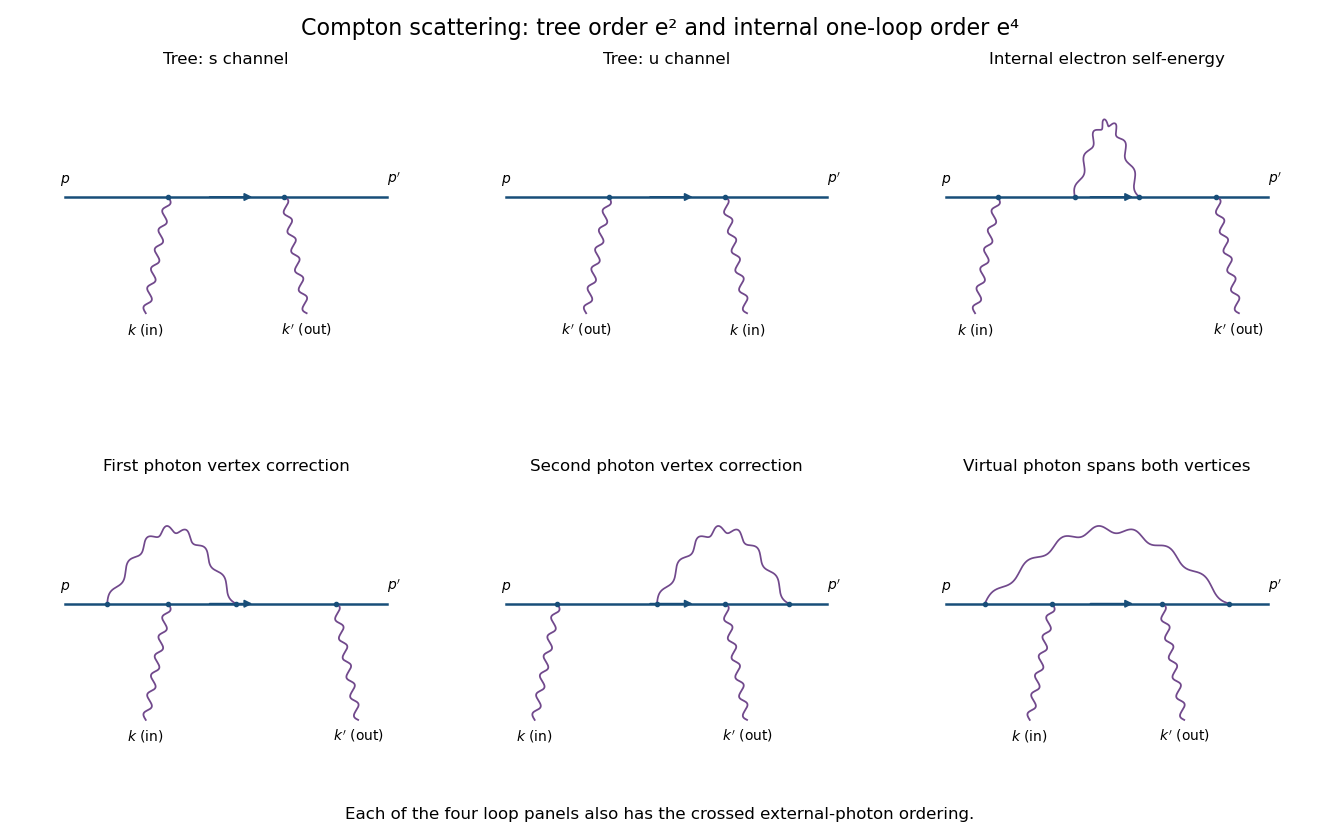

Write the Python code that produced this figure.
"""Original diagram sketches. Python 3.14, NumPy and Matplotlib from root pyproject."""
from pathlib import Path
import numpy as np
import matplotlib
matplotlib.use("Agg")
import matplotlib.pyplot as plt
from matplotlib.patches import FancyArrowPatch

BLUE="#184e79"
PURPLE="#71498c"
RED="#b13333"

def line(ax,p,q,arrow=True):
    ax.plot([p[0],q[0]],[p[1],q[1]],color=BLUE,lw=1.8)
    if arrow:
        p,q=np.asarray(p),np.asarray(q)
        a=p+.44*(q-p);b=p+.59*(q-p)
        ax.add_patch(FancyArrowPatch(a,b,arrowstyle="-|>",mutation_scale=11,
                                    color=BLUE,linewidth=1.3))

def wave(ax,p,q,cycles=6):
    p,q=np.array(p,float),np.array(q,float)
    d=q-p;n=np.array([-d[1],d[0]])/np.linalg.norm(d)
    t=np.linspace(0,1,260)
    pts=p[:,None]+d[:,None]*t+n[:,None]*(.052*np.sin(cycles*2*np.pi*t))
    ax.plot(pts[0],pts[1],color=PURPLE,lw=1.3)

def arch(ax,a,b,h=.86):
    t=np.linspace(0,1,300)
    dx=b-a
    x=a+dx*t;y=h*np.sin(np.pi*t)
    tangent=np.array([np.full_like(t,dx),h*np.pi*np.cos(np.pi*t)])
    norm=np.array([-tangent[1],tangent[0]])/np.sqrt(np.sum(tangent*tangent,axis=0))
    x,y=np.array([x,y])+norm*(.042*np.sin(14*np.pi*t))
    ax.plot(x,y,color=PURPLE,lw=1.25)
    ax.plot([a,b],[0,0],"o",color=BLUE,ms=3)

def electron(ax,y=0):
    line(ax,(0,y),(5,y))
    ax.text(-.08,y+.16,r"$p$",fontsize=10)
    ax.text(5.0,y+.16,r"$p'$",fontsize=10)

def photons(ax,a,b,crossed=False,bubble=False):
    labels=[r"$k'$ (out)",r"$k$ (in)"] if crossed else [r"$k$ (in)",r"$k'$ (out)"]
    lower=[(a-.35,-1.34),(b+.35,-1.34)]
    for i,(x,lo) in enumerate(zip([a,b],lower)):
        if bubble and i==0:
            cx=x-.35;cy=-.82;rx=.33;ry=.28
            wave(ax,(cx,-1.34),(cx,cy-ry),3)
            ts=np.linspace(0,2*np.pi,160)
            ax.plot(cx+rx*np.cos(ts),cy+ry*np.sin(ts),color=BLUE,lw=1.5)
            t0=2.4;t1=2.8
            p=(cx+rx*np.cos(t0),cy+ry*np.sin(t0))
            q=(cx+rx*np.cos(t1),cy+ry*np.sin(t1))
            ax.add_patch(FancyArrowPatch(p,q,arrowstyle="-|>",mutation_scale=10,color=BLUE))
            for yy in [cy-ry,cy+ry]:ax.plot([cx],[yy],"o",color=BLUE,ms=3)
            wave(ax,(cx,cy+ry),(x,0),3)
        else:wave(ax,lo,(x,0))
        ax.plot([x],[0],"o",color=BLUE,ms=3)
        ax.text(lo[0],-1.58,labels[i],ha="center",fontsize=10)

def cross(ax,x,y=0):
    ax.plot([x-.11,x+.11],[y-.11,y+.11],color=RED,lw=1.8)
    ax.plot([x-.11,x+.11],[y+.11,y-.11],color=RED,lw=1.8)

def panel(ax,title):
    ax.set_xlim(-.4,5.4);ax.set_ylim(-1.95,1.4);ax.axis("off")
    ax.set_title(title,fontsize=12,pad=8)

def main():
    fig,axs=plt.subplots(2,3,figsize=(13.2,8.4),dpi=100,facecolor="white")
    spec=[("Tree: s channel",1.6,3.4,None,False),
          ("Tree: u channel",1.6,3.4,None,True),
          ("Internal electron self-energy",.8,4.2,(2.0,3.0),False),
          ("First photon vertex correction",1.6,4.2,(.65,2.65),False),
          ("Second photon vertex correction",.8,3.4,(2.35,4.4),False),
          ("Virtual photon spans both vertices",1.65,3.35,(.6,4.4),False)]
    for ax,(title,a,b,loop,swapped) in zip(axs.flat,spec):
        panel(ax,title);electron(ax);photons(ax,a,b,swapped)
        if loop:arch(ax,*loop)
    fig.suptitle("Compton scattering: tree order e² and internal one-loop order e⁴",fontsize=16)
    fig.text(.5,.025,"Each of the four loop panels also has the crossed external-photon ordering.",ha="center",fontsize=12)
    fig.subplots_adjust(left=.03,right=.98,top=.91,bottom=.08,wspace=.18,hspace=.40)
    fig.savefig(Path.cwd()/"paper-44-compton-diagrams.png",facecolor="white",transparent=False)
    plt.close(fig)

if __name__=="__main__":
    main()
